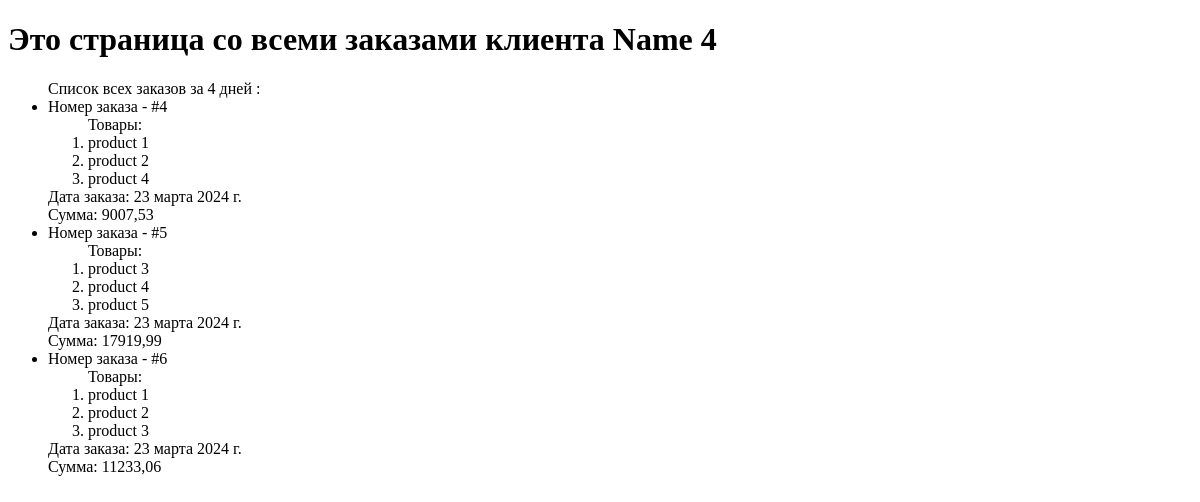
The app's page /orders_by_time/4/4, older data.
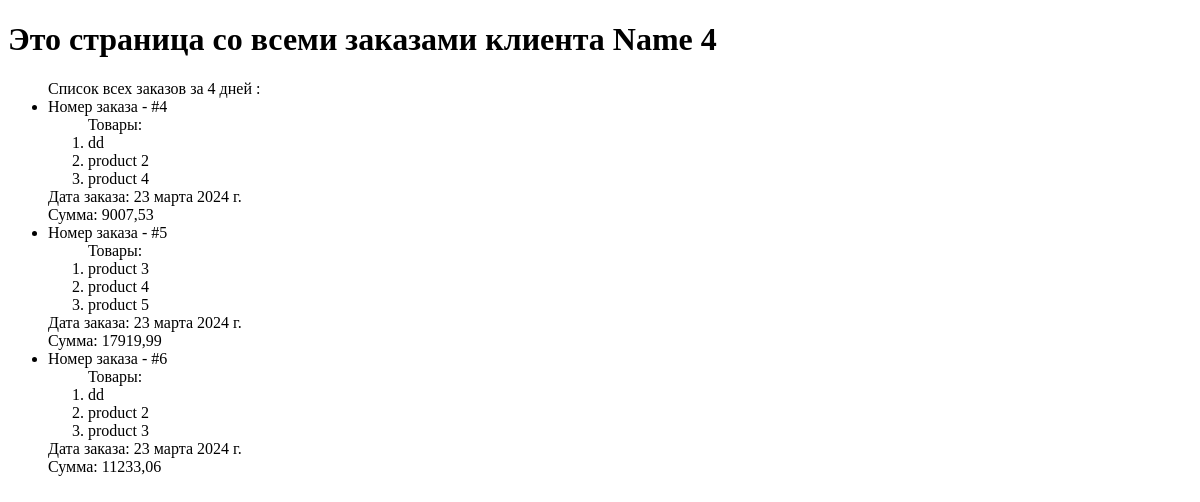
The same page, newer data.
### hw2_task/models.py (models this page shows)
class Product(models.Model):
    product_name = models.CharField(max_length=100)
    description = models.TextField()
    price = models.DecimalField(max_digits=8, decimal_places=2)
    product_count = models.IntegerField(default=0)
    additions_date = models.DateField(auto_now_add=True)
    image = models.ImageField(default='')

### hw2_task/views.py (the view)
# urls.py: path('orders_by_time/<int:client_id>/<int:time>', views.get_orders_by_time, name='orders_by_time'),
def get_orders_by_time(request, client_id, time):
    client = Client.objects.filter(pk=client_id).first()
    check_date = datetime.date.today() - datetime.timedelta(days=time)
    orders = Order.objects.filter(client__pk=client_id)
    result = []
    for order in orders:
        if order.order_registry_date > check_date:
            result.append(order)
    context = {'orders': result, 'client': client, 'time': time}
    return render(request, 'hw2_task/orders_by_time.html', context)

### hw2_task/models.py (called while the page is built)
    def __str__(self):
        return str(self.client_name)

### hw2_task/templates/hw2_task/orders_by_time.html
{% extends 'hw2_task/orders_by_client.html' %}
{% block period %}
    за {{ time }} дней
{% endblock %}

### hw2_task/templates/hw2_task/orders_by_client.html (shortened to what this page needs)
<!DOCTYPE html>
<html lang="ru">
<head>
</head>
<body>
    <h1>Это страница со всеми заказами клиента {{ client }} </h1>
    <ul> Список всех заказов {% block period %}{% endblock %}:
            {% for order in orders %}
                <li>Номер заказа - #{{ order.pk }}<br>
                    <ol> Товары:<br>
                        {% for product in order.products.all %}
                            <li>{{ product.product_name }}</li>
                        {% endfor %}
                    </ol>
                    Дата заказа: {{ order.order_registry_date }}<br>
                    Сумма: {{ order.total_price }}
                </li>
            {% endfor %}
    </ul>
</body>
</html>

Row changes from the older to the newer data that the page shows:
changed Product (number 1 of 5 on the later page): product_name "product 1" → "dd"
